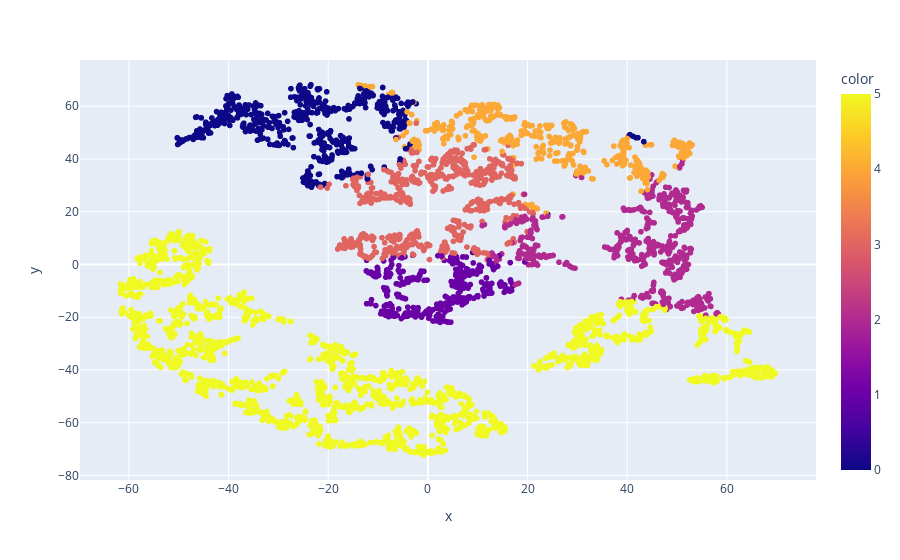

The notebook cell this image was saved under:
### Markdown cell above
**Respuesta:**

### Code cell
px.scatter(x=maped_features[:, 0], y=maped_features[:, 1], color=clusters)

### Figure 1 — Plotly figure (JSON) as saved in the notebook; plotly's stock layout.template omitted (floating-point values rounded to 4 significant figures; data arrays with more than 128 entries replaced by an {"elided": "..."} marker saying what was removed)
{"data": [{"hovertemplate": "x=%{x}<br>y=%{y}<br>color=%{marker.color}<extra></extra>", "legendgroup": "", "marker": {"color": {"elided": "4314 int values"}, "coloraxis": "coloraxis", "symbol": "circle"}, "mode": "markers", "name": "", "showlegend": false, "type": "scattergl", "x": {"elided": "4314 float values"}, "xaxis": "x", "y": {"elided": "4314 float values"}, "yaxis": "y"}], "layout": {"coloraxis": {"colorbar": {"title": {"text": "color"}}, "colorscale": [[0, "#0d0887"], [0.1111, "#46039f"], [0.2222, "#7201a8"], [0.3333, "#9c179e"], [0.4444, "#bd3786"], [0.5556, "#d8576b"], [0.6667, "#ed7953"], [0.7778, "#fb9f3a"], [0.8889, "#fdca26"], [1, "#f0f921"]]}, "legend": {"tracegroupgap": 0}, "margin": {"t": 60}, "xaxis": {"anchor": "y", "domain": [0, 1], "title": {"text": "x"}}, "yaxis": {"anchor": "x", "domain": [0, 1], "title": {"text": "y"}}}}
